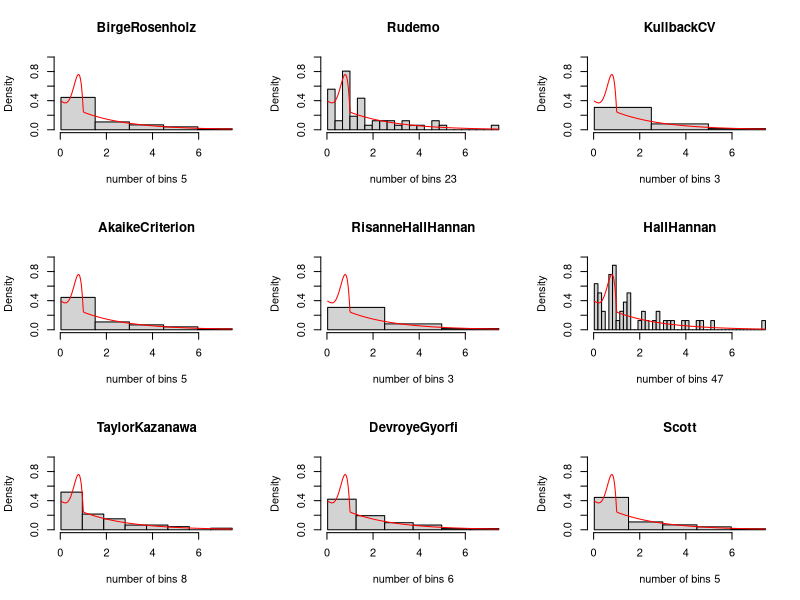
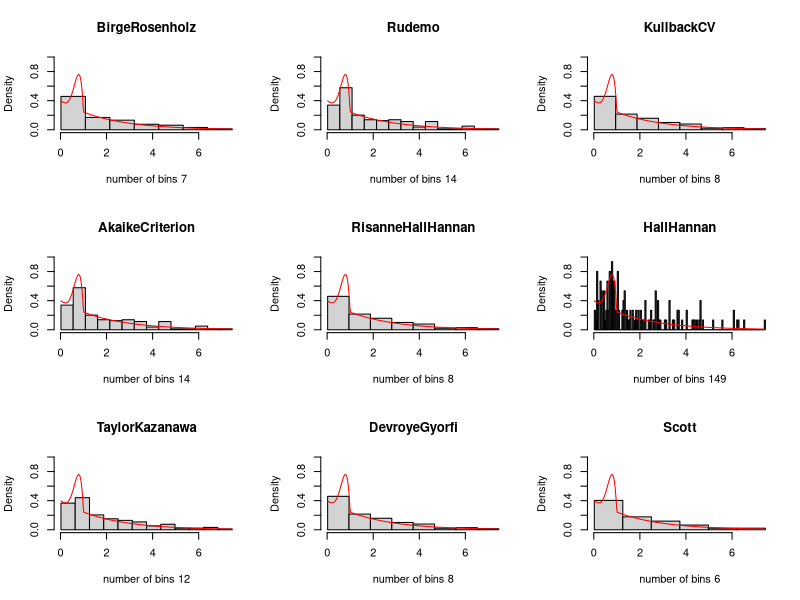
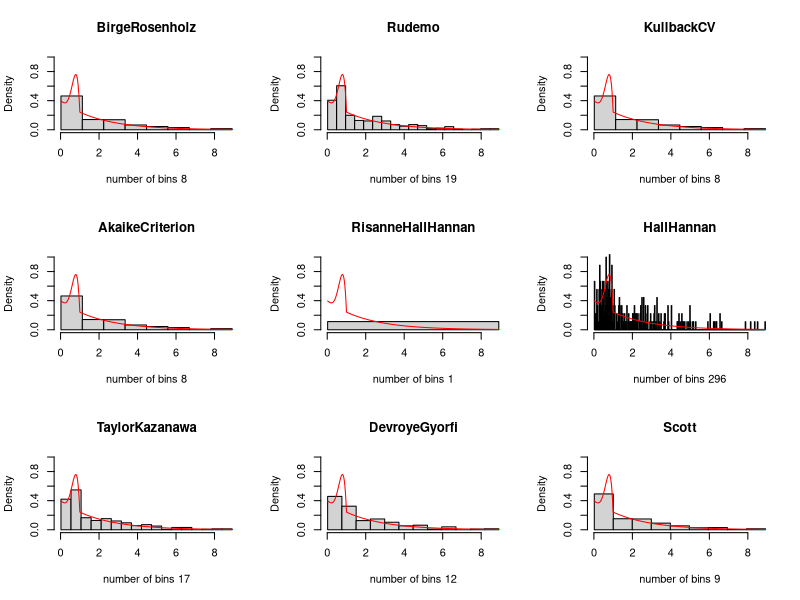

R code for these plots, in order:

## function rg genrate random values from g-alpha
rg <- function(alpha, n) {
    r_exp <- rexp(n, 0.5)
    r_beta <- rbeta(n, 5, 2)
    r_unif <- runif(n)
    ## here I assume the order in the result vector does not matter(iid)
    ## to simplify the method
    r_mix <- r_exp[r_unif < alpha]
    r_mix <- append(r_mix, r_beta[r_unif >= alpha])
    return(r_mix)
}

set.seed(10)
samp_50<- rg(0.8, 50)

set.seed(10)
samp_150 <- rg(0.8, 150)

set.seed(10)
samp_300 <- rg(0.8, 300)



##hist(samp)

## Nine methods taught in lecture
BirgeRosenholz <- function(X) {
    n <- length(X)
    BR <- rep(0,n)
    p <- 2.5
    for(i in c(1:n)) {
        r <- range(X)
        breakSeq <- seq(r[1], r[2], by = (r[2] - r[1])/i)
        h <- hist(X, breaks = breakSeq, plot = FALSE)
        nn <- h$counts
        ## some bins contain zero value so log function will complain, here is to remove zero bins
        if ( sum(nn > 0) != length(nn)) {
            nn <- nn[nn > 0]
        }
        BR[i] <- t(nn) %*% log(nn) + n*log(i) - (i - 1 + (log(i)^p))
    }
    nbins <- which.max(BR)
    maxval4BR <- max(BR)
    return(nbins)
}

Rudemo <- function(X) {
    n <- length(X)
    BR <- rep(0,n)
    for(i in c(1:n)) {
        r <- range(X)
        breakSeq <- seq(r[1], r[2], by = (r[2] - r[1])/i)
        h <- hist(X, breaks = breakSeq, plot = FALSE)
        nn <- h$counts
        BR[i] <- (i * (n + 1) / n^2) * (t(nn) %*% nn) - 2 * i
    }
    nbins <- which.max(BR)
    maxval4BR <- max(BR)
    return(nbins)
}

KullbackCV <- function(X) {
    n <- length(X)
    BR <- rep(0,n)
    for(i in c(1:n)) {
        r <- range(X)
        breakSeq <- seq(r[1], r[2], by = (r[2] - r[1])/i)
        h <- hist(X, breaks = breakSeq, plot = FALSE)
        nn <- h$counts
        if ( sum(nn > 1) != length(nn)) {
            nn <- nn[nn > 0]
        }
        BR[i] <- t(nn) %*% log(nn-1) + n * log(i)
    }
    nbins <- which.max(BR)
    maxval4BR <- max(BR)
    return(nbins)
}

AkaikeCriterion <- function(X) {
    n <- length(X)
    BR <- rep(0,n)
    for(i in c(1:n)) {
        r <- range(X)
        breakSeq <- seq(r[1], r[2], by = (r[2] - r[1])/i)
        h <- hist(X, breaks = breakSeq, plot = FALSE)
        nn <- h$counts
        if ( sum(nn > 0) != length(nn)) {
            nn <- nn[nn > 0]
        }
        BR[i] <- t(nn) %*% log(nn) + n*log(i) - (i - 1)
    }
    nbins <- which.max(BR)
    maxval4BR <- max(BR)
    return(nbins)
}

## slide is different from code provided missing factorial
RisanneHallHannan <- function(X) {
    n <- length(X)
    BR <- rep(0,n)
    for(i in c(1:n)) {
        r <- range(X)
        breakSeq <- seq(r[1], r[2], by = (r[2] - r[1])/i)
        h <- hist(X, breaks = breakSeq, plot = FALSE)
        nn <- h$counts
        prod_list <- c(1)
        for(j in c(1:i)) {
            prod_list <- append(prod_list, lfactorial(nn[j]))
        }
		b = i;
		for(j in seq(from = i + 1, to = i + n - 1, by = 1)) {
			b = b * j
		}
		BR[i] <- (i^n * prod(prod_list))/b
    }
    nbins <- which.max(BR)
    maxval4BR <- max(BR)
    return(nbins)
}

## maximizing this formula
HallHannan <- function(X) {
    n <- length(X)
    BR <- rep(0,n)
    for(i in c(1:n)) {
        r <- range(X)
        breakSeq <- seq(r[1], r[2], by = (r[2] - r[1])/i)
        h <- hist(X, breaks = breakSeq, plot = FALSE)
        nn <- h$counts
        nn <- nn[nn > 0]
        BR[i] <-t(nn - 0.5) %*% log(nn - 0.5) - (n - i/2) * log(n - i/2) + n * log(i) - (i/2) * log(n)
    }
    nbins <- which.max(BR)
    maxval4BR <- max(BR)
    return(nbins)
}

## slide is different from code
TaylorKazanawa <- function(X) {
    s2 <- var(X)
    n <- length(X)
    r <- range(X)
    nbins <- floor((r[2] - r[1])*(n/s2)^(1/3)/2.29)
    return(nbins)
}

DevroyeGyorfi <- function(X) {
    s <- sd(X)
    r <- range(X)
    n <- length(X)
    nbins <- floor((r[2] - r[1])*(n^(1/3)/(s*2.72)))
    return(nbins)
}

Scott <- function(X) {
    s <- sd(X)
    r <- range(X)
    n <- length(X)
    nbins <- floor((r[2] - r[1])*(n^(1/3)/(s * 3.49)))
    return(nbins)
}

true_pdf <- function(samp) {
	x <- seq(from=min(samp), to=max(samp), length.out=300)
	alpha = 0.8
	d <- alpha * dexp(x, 0.5) + (1 - alpha) * dbeta(x, 5, 2)
	lines(x, d, col = 'red')
}

list_of_methods <- list(BirgeRosenholz, Rudemo, KullbackCV, AkaikeCriterion, RisanneHallHannan, HallHannan, TaylorKazanawa, DevroyeGyorfi, Scott)
list_of_methods_nm <- list("BirgeRosenholz","Rudemo","KullbackCV","AkaikeCriterion","RisanneHallHannan","HallHannan","TaylorKazanawa","DevroyeGyorfi","Scott")

## list is a list of functions, all have the same interface(takes X as argument)
## X is the random sample data
comp_methods <- function(l,ln, X) {
    n <- length(l)
    result_table <- matrix(rep(0, n*2), nrow = n)
    ## open 9 sub diagrams(n x 1)
    par(mfrow = c(3, 3))
    space <- range(X)
    X_min <- space[1]
    X_max <- space[2]
    ## for(method in l){
    ##     nbins <- method(X)
    ##     result_table[i,1] <- nbins
    ##     i = i + 1
    ##     hist(X, breaks = seq(X_min, X_max, by = (X_max - X_min)/(nbins)))
    ## }

    ## result_list <- lapply(l, FUN = function(method) {
    ##     nbins <- method(X);
    ##     hist(X, breaks = seq(X_min, X_max, by = (X_max - X_min)/nbins));
    ##     return(nbins)
    ## })

    result_list <- Map(function(method, title) {
        nbins <- method(X);
        hist(X, breaks = seq(X_min, X_max, by = (X_max - X_min)/nbins), 
			main = title, xlab = paste("number of bins",nbins), freq = FALSE, ylim =range(c(0,1)))
		true_pdf(X)
        return(nbins)
    }, l, ln)

    return(result_list)
}


result_list <- comp_methods(list_of_methods, list_of_methods_nm, samp_50)

dev.new()
result_list <- comp_methods(list_of_methods, list_of_methods_nm, samp_150)

dev.new()
result_list <- comp_methods(list_of_methods, list_of_methods_nm, samp_300)
